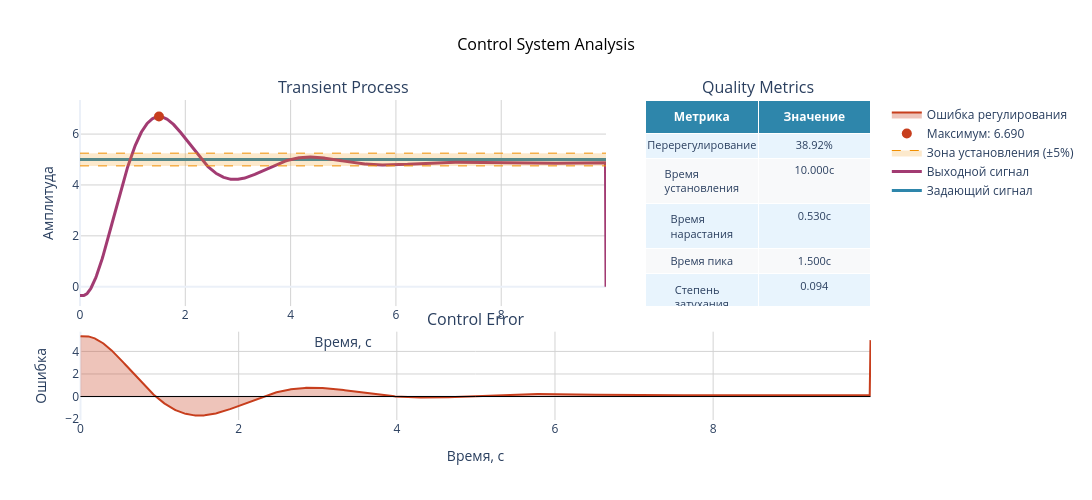

The notebook cell this image was saved under:
### Code cell
bench.plot(control_signal_orig, system_signal_orig, 1, dt, tps, figsize=(15,5))

### Figure 1 — Plotly figure (JSON) as saved in the notebook; plotly's stock layout.template omitted (floating-point values rounded to 4 significant figures; data arrays with more than 128 entries replaced by an {"elided": "..."} marker saying what was removed)
{"data": [{"hovertemplate": "Время: %{x:.3f}с<br>Амплитуда: %{y:.3f}<extra></extra>", "line": {"color": "#2E86AB", "width": 3}, "mode": "lines", "name": "Задающий сигнал", "type": "scatter", "x": {"elided": "1000 float values"}, "xaxis": "x", "y": {"elided": "1000 float values"}, "yaxis": "y"}, {"hovertemplate": "Время: %{x:.3f}с<br>Амплитуда: %{y:.3f}<extra></extra>", "line": {"color": "#A23B72", "width": 3}, "mode": "lines", "name": "Выходной сигнал", "type": "scatter", "x": {"elided": "1000 float values"}, "xaxis": "x", "y": {"elided": "1000 float values"}, "yaxis": "y"}, {"hovertemplate": "Время: %{x:.3f}с<br>Верхняя граница: %{y:.3f}<extra></extra>", "line": {"color": "#F18F01", "dash": "dash", "width": 1}, "mode": "lines", "name": "Верхняя граница (±5%)", "showlegend": false, "type": "scatter", "x": {"elided": "1000 float values"}, "xaxis": "x", "y": {"elided": "1000 float values"}, "yaxis": "y"}, {"fill": "tonexty", "fillcolor": "rgba(241, 143, 1, 0.2)", "hovertemplate": "Время: %{x:.3f}с<br>Нижняя граница: %{y:.3f}<extra></extra>", "line": {"color": "#F18F01", "dash": "dash", "width": 1}, "mode": "lines", "name": "Зона установления (±5%)", "type": "scatter", "x": {"elided": "1000 float values"}, "xaxis": "x", "y": {"elided": "1000 float values"}, "yaxis": "y"}, {"hovertemplate": "Максимум<br>Время: 1.500с<br>Значение: 6.690<br>Перерегулирование: 38.9%<extra></extra>", "marker": {"color": "#C73E1D", "size": 10, "symbol": "circle"}, "mode": "markers", "name": "Максимум: 6.690", "type": "scatter", "x": [1.5], "xaxis": "x", "y": [6.69], "yaxis": "y"}, {"cells": {"align": "center", "fill": {"color": [["#E8F4FD", "#F8F9FA", "#E8F4FD", "#F8F9FA", "#E8F4FD", "#F8F9FA", "#E8F4FD", "#F8F9FA", "#E8F4FD", "#F8F9FA", "#E8F4FD", "#F8F9FA", "#E8F4FD", "#F8F9FA", "#E8F4FD", "#F8F9FA", "#E8F4FD", "#F8F9FA", "#E8F4FD", "#F8F9FA", "#E8F4FD", "#F8F9FA", "#E8F4FD", "#F8F9FA"]]}, "font": {"size": 11}, "height": 25, "values": [["Перерегулирование", "Время установления", "Время нарастания", "Время пика", "Степень затухания", "Статическая ошибка", "Макс. отклонение", "Количество колебаний", "IAE", "ISE", "ITAE", "Индекс качества"], ["38.92%", "10.000с", "0.530с", "1.500с", "0.094", "0.6183", "5.357", "2", "615.01", "1573.33", "1169.88", "1105.069"]]}, "domain": {"x": [0.715, 1], "y": [0.356, 1]}, "header": {"align": "center", "fill": {"color": "#2E86AB"}, "font": {"color": "white", "size": 12}, "values": ["<b>Метрика</b>", "<b>Значение</b>"]}, "type": "table"}, {"fill": "tozeroy", "fillcolor": "rgba(199, 62, 29, 0.3)", "hovertemplate": "Время: %{x:.3f}с<br>Ошибка: %{y:.3f}<extra></extra>", "line": {"color": "#C73E1D", "width": 2}, "mode": "lines", "name": "Ошибка регулирования", "type": "scatter", "x": {"elided": "1000 float values"}, "xaxis": "x2", "y": {"elided": "1000 float values"}, "yaxis": "y2"}], "layout": {"annotations": [{"font": {"size": 16}, "showarrow": false, "text": "Transient Process", "x": 0.3325, "xanchor": "center", "xref": "paper", "y": 1, "yanchor": "bottom", "yref": "paper"}, {"font": {"size": 16}, "showarrow": false, "text": "Quality Metrics", "x": 0.8575, "xanchor": "center", "xref": "paper", "y": 1, "yanchor": "bottom", "yref": "paper"}, {"font": {"size": 16}, "showarrow": false, "text": "Control Error", "x": 0.5, "xanchor": "center", "xref": "paper", "y": 0.276, "yanchor": "bottom", "yref": "paper"}], "height": 500, "legend": {"orientation": "v", "x": 1.02, "xanchor": "left", "y": 1, "yanchor": "top"}, "shapes": [{"line": {"color": "black", "dash": "solid", "width": 1}, "type": "line", "x0": 0, "x1": 9.99, "xref": "x2", "y0": 0, "y1": 0, "yref": "y2"}], "showlegend": true, "title": {"font": {"color": "black", "size": 16}, "text": "Control System Analysis", "x": 0.5}, "width": 1500, "xaxis": {"anchor": "y", "domain": [0, 0.665], "gridcolor": "lightgray", "gridwidth": 1, "showgrid": true, "title": {"text": "Время, с"}}, "xaxis2": {"anchor": "y2", "domain": [0, 1], "gridcolor": "lightgray", "gridwidth": 1, "showgrid": true, "title": {"text": "Время, с"}}, "yaxis": {"anchor": "x", "domain": [0.356, 1], "gridcolor": "lightgray", "gridwidth": 1, "showgrid": true, "title": {"text": "Амплитуда"}}, "yaxis2": {"anchor": "x2", "domain": [0, 0.276], "gridcolor": "lightgray", "gridwidth": 1, "showgrid": true, "title": {"text": "Ошибка"}}}}
